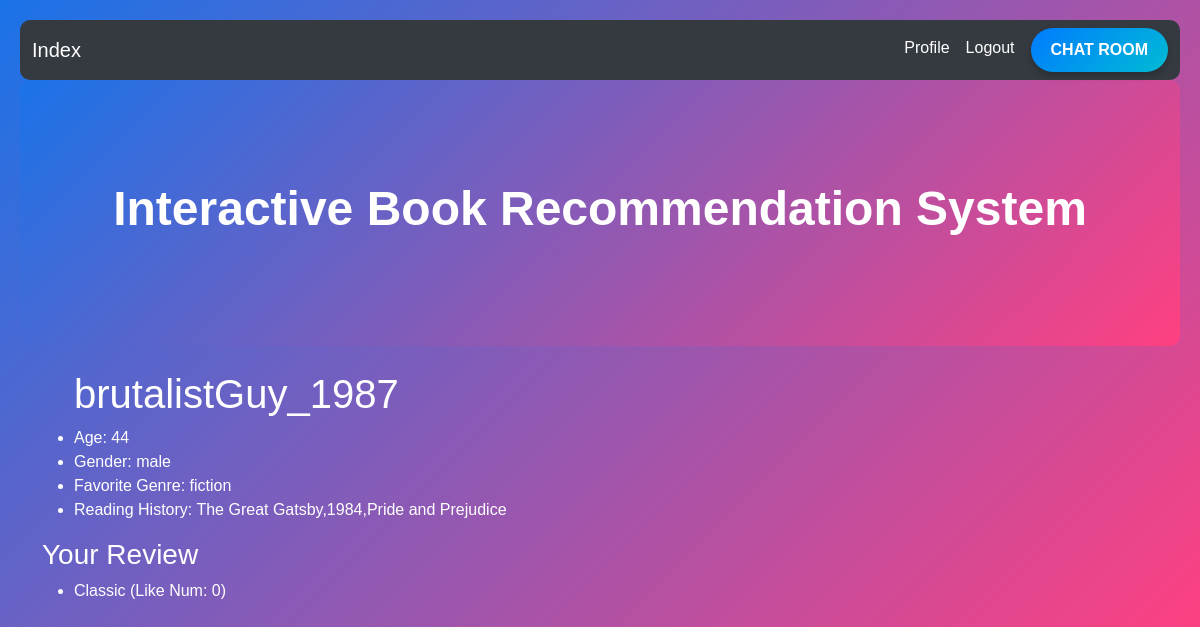
Page /profile (signed in) on the committed database.
### tables this page shows
CREATE TABLE users (
    id INTEGER PRIMARY KEY AUTOINCREMENT,
    username TEXT UNIQUE NOT NULL,
    password TEXT NOT NULL,
    gender TEXT,
    age Integer,
    favorite_genre TEXT,
    is_admin INTEGER DEFAULT 0 ,
    read_books TEXT DEFAULT '' 
);

CREATE TABLE reviews (
    id INTEGER PRIMARY KEY AUTOINCREMENT,
    user_id INTEGER,
    book_id INTEGER,
    content TEXT,
    like_count INTEGER DEFAULT 0,
    FOREIGN KEY(user_id) REFERENCES users(id),
    FOREIGN KEY(book_id) REFERENCES books(id)
);

### app.py (the view)
@app.route('/profile')
def profile():
    if 'user_id' not in session:
        return redirect(url_for('login'))
    user_id = session['user_id']
    conn = get_db_connection()
    user = conn.execute('SELECT * FROM users WHERE id = ?', (user_id,)).fetchone()
    reviews = conn.execute('SELECT * FROM reviews WHERE user_id = ?', (user_id,)).fetchall()
    conn.close()
    return render_template('profile.html', user=user, reviews=reviews)

### app.py (called while the page is built)
def get_db_connection():
    conn = sqlite3.connect('database.db')
    conn.row_factory = sqlite3.Row
    return conn

### templates/profile.html
{% extends "layout.html" %}
{% block content %}
<ul>
    <h1>{{ user.username }}</h1>
    <li>Age: {{ user.age }}</li>
    <li>Gender: {{ user.gender }}</li>
    <li>Favorite Genre: {{ user.favorite_genre }}</li>
    <li>Reading History: {{ user.read_books }}</li>
</ul>
<h3>Your Review</h3>
<ul>
    {% for review in reviews %}
    <li>{{ review.content }} (Like Num: {{ review.like_count }})</li>
    {% endfor %}
</ul>
{% endblock %}

### static/css/style.css (style rules this page uses)
body { font-family: 'Arial', sans-serif; background-color: #f8f9fa; background: linear-gradient(135deg, #1a73e8, #ff4081); color: #fff; padding: 20px; border-radius: 10px; }

### rows in the picture
users: username "brutalistGuy_1987", age "44", gender "male", favorite_genre "fiction", read_books "The Great Gatsby,1984,Pride and Prejudice"
reviews: content "Classic", like_count "0"
